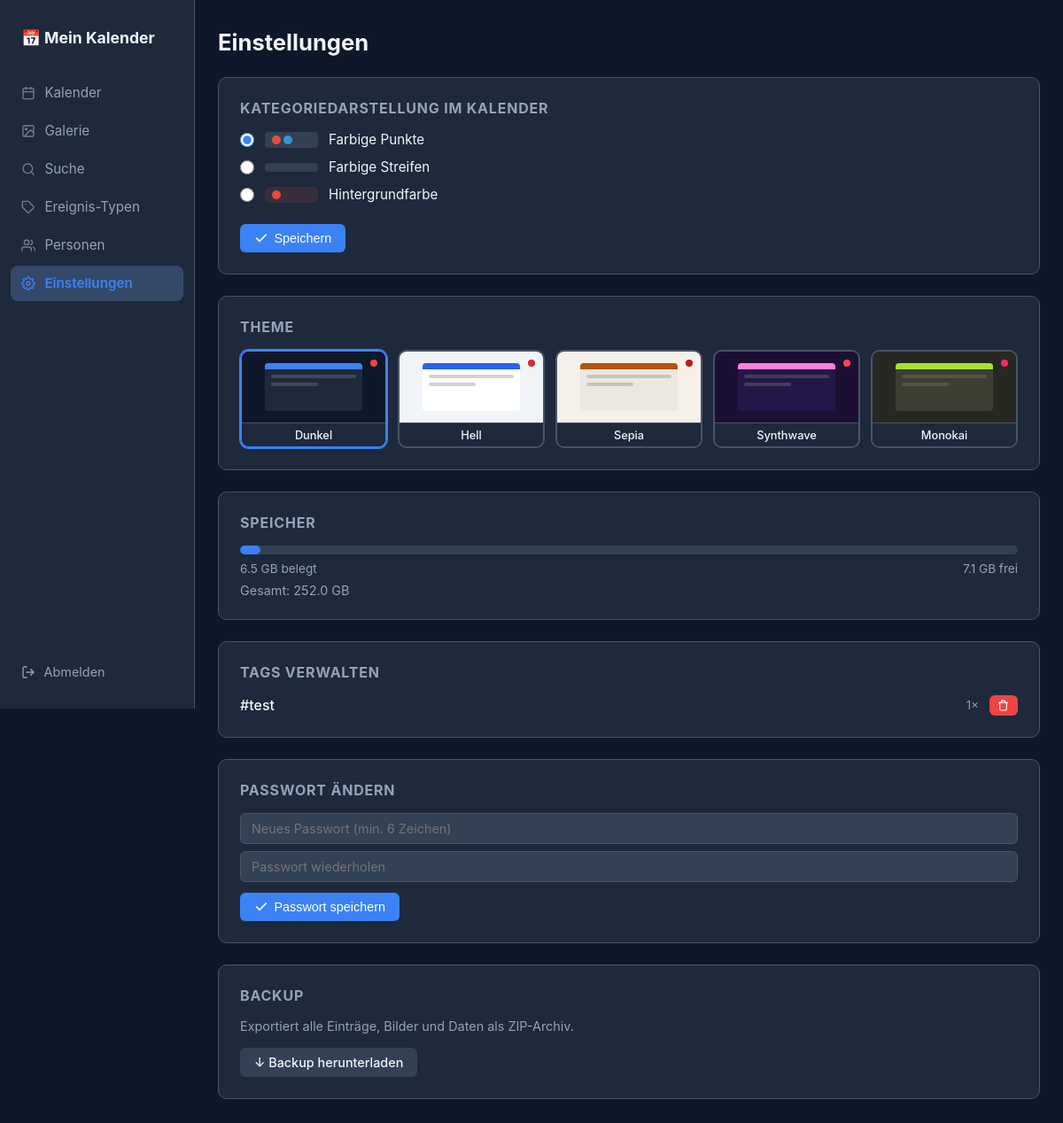
The app's page /einstellungen (signed in) with its own data.
### tables this page shows
CREATE TABLE einstellungen (
            schluessel TEXT PRIMARY KEY,
            wert TEXT NOT NULL
        );

CREATE TABLE bild_tags (
            id INTEGER PRIMARY KEY AUTOINCREMENT,
            bild_id INTEGER REFERENCES bilder(id) ON DELETE CASCADE,
            tag TEXT NOT NULL
        );

### app.py (the view, shortened to what this page needs)
@app.route('/einstellungen', methods=['GET', 'POST'])
@login_required
def einstellungen():
    conn = get_db()
    darstellung = conn.execute(
        "SELECT wert FROM einstellungen WHERE schluessel='darstellung'"
    ).fetchone()['wert']
    row_theme = conn.execute(
        "SELECT wert FROM einstellungen WHERE schluessel='farbe_theme'"
    ).fetchone()
    aktiver_theme = row_theme['wert'] if row_theme else 'standard'
    alle_tags = conn.execute(
        "SELECT tag, COUNT(*) as anzahl FROM bild_tags GROUP BY tag ORDER BY tag"
    ).fetchall()
    conn.close()
    usage = shutil.disk_usage(app.config['UPLOAD_FOLDER'])
    speicher = {
        'gesamt': bytes_human(usage.total),
        'belegt': bytes_human(usage.used),
        'frei': bytes_human(usage.free),
        'prozent': round(usage.used / usage.total * 100, 1),
    }
    return render_template('einstellungen.html', darstellung=darstellung,
                           themes=THEMES, aktiver_theme=aktiver_theme,
                           speicher=speicher, alle_tags=alle_tags)

### app.py (called while the page is built)
@app.template_filter('hex_darken')
def hex_darken_filter(hex_color, factor=0.82):
    c = hex_color.lstrip('#')
    if len(c) != 6:
        return hex_color
    r, g, b = int(c[0:2], 16), int(c[2:4], 16), int(c[4:6], 16)
    return f'#{int(r*factor):02x}{int(g*factor):02x}{int(b*factor):02x}'

def bytes_human(b):
    for unit in ['B', 'KB', 'MB', 'GB', 'TB']:
        if b < 1024:
            return f"{b:.1f} {unit}"
        b /= 1024
    return f"{b:.1f} PB"

def get_db():
    conn = sqlite3.connect(DB_PATH)
    conn.row_factory = sqlite3.Row
    conn.execute("PRAGMA foreign_keys = ON")
    return conn

def login_required(f):
    @wraps(f)
    def decorated(*args, **kwargs):
        if not session.get('eingeloggt'):
            return redirect(url_for('login', next=request.path))
        return f(*args, **kwargs)
    return decorated

### templates/einstellungen.html (shortened to what this page needs)
{% extends "base.html" %}
{% block content %}
<div class="page-header">
    <h1>Einstellungen</h1>
</div>
<section class="card">
    <h2>Kategoriedarstellung im Kalender</h2>
    <form method="POST">
        <div class="radio-gruppe">
            <label class="radio-option">
                <input type="radio" name="darstellung" value="punkte" {% if darstellung == 'punkte' %}checked{% endif %}>
                <span class="radio-vorschau">
                    <span class="punkt" style="background:#e74c3c"></span>
                    <span class="punkt" style="background:#3498db"></span>
                </span>
                Farbige Punkte
            </label>
            <label class="radio-option">
                <input type="radio" name="darstellung" value="streifen" {% if darstellung == 'streifen' %}checked{% endif %}>
                <span class="radio-vorschau streifen-vorschau">
                </span>
                Farbige Streifen
            </label>
            <label class="radio-option">
                <input type="radio" name="darstellung" value="hintergrund" {% if darstellung == 'hintergrund' %}checked{% endif %}>
                <span class="radio-vorschau hintergrund-vorschau" style="background:#e74c3c22">
                    <span class="punkt" style="background:#e74c3c"></span>
                </span>
                Hintergrundfarbe
            </label>
        </div>
        <button type="submit" class="btn btn-primary"><svg width="16" height="16" viewBox="0 0 24 24" fill="none" stroke="currentColor" stroke-width="2.5" stroke-linecap="round" stroke-linejoin="round"><polyline points="20 6 9 17 4 12"/></svg> Speichern</button>
    </form>
</section>
<section class="card">
    <h2>Theme</h2>
    <form method="POST" id="theme-form">
        <div class="theme-picker-grid">
            {% for name, t in themes.items() %}
            <label class="theme-card {% if aktiver_theme == name %}aktiv{% endif %}">
                <div class="theme-mini" style="background:{{ t.farbe_bg }}">
                    <div class="theme-mini-card" style="background:{{ t.farbe_surface }}">
                        <div class="theme-mini-accent" style="background:{{ t.farbe_akzent }}"></div>
                        <div class="theme-mini-lines">
                            <div></div>
                            <div></div>
                        </div>
                    </div>
                    <span class="theme-mini-dot" style="background:{{ t.farbe_danger }}"></span>
                </div>
                <span class="theme-card-name">{{ t.label }}</span>
            </label>
            {% endfor %}
        </div>
    </form>
</section>
<section class="card">
    <h2>Speicher</h2>
    <div class="speicher-balken-wrapper">
        <div class="speicher-balken" style="width: {{ speicher.prozent }}%"></div>
    </div>
    <div class="speicher-details">
        <span>{{ speicher.belegt }} belegt</span>
        <span>{{ speicher.frei }} frei</span>
    </div>
    <p class="hint" style="margin-top:0.5rem">Gesamt: {{ speicher.gesamt }}</p>
</section>
<section class="card">
    <h2>Tags verwalten</h2>
    {% if alle_tags %}
    <ul class="kategorie-liste">
        {% for t in alle_tags %}
        <li class="kategorie-item">
            <span style="flex:1;font-weight:500">#{{ t.tag }}</span>
            <span class="hint" style="font-size:0.82rem">{{ t.anzahl }}×</span>
            <form method="POST" action="{{ url_for('tag_loeschen', tag=t.tag) }}"
                  onsubmit="return confirm('Tag «{{ t.tag }}» von allen {{ t.anzahl }} Bild{{ 'ern' if t.anzahl != 1 else '' }} entfernen?')">
                <button type="submit" class="btn btn-sm btn-danger" title="Tag löschen">
                    <svg width="13" height="13" viewBox="0 0 24 24" fill="none" stroke="currentColor" stroke-width="2" stroke-linecap="round" stroke-linejoin="round"><polyline points="3 6 5 6 21 6"/><path d="M19 6v14a2 2 0 0 1-2 2H7a2 2 0 0 1-2-2V6m3 0V4a2 2 0 0 1 2-2h4a2 2 0 0 1 2 2v2"/></svg>
                </button>
            </form>
        </li>
        {% endfor %}
    </ul>
    {% else %}
    <p class="hint">Noch keine Tags vorhanden.</p>
    {% endif %}
</section>
<section class="card">
    <h2>Passwort ändern</h2>
    <form method="POST" action="{{ url_for('passwort_einrichten') }}">
        <div style="display:flex;flex-direction:column;gap:0.5rem;margin-bottom:0.75rem">
            <input type="password" name="passwort" class="input" placeholder="Neues Passwort (min. 6 Zeichen)" autocomplete="new-password">
            <input type="password" name="passwort2" class="input" placeholder="Passwort wiederholen" autocomplete="new-password">
        </div>
        <button type="submit" class="btn btn-primary">
            <svg width="16" height="16" viewBox="0 0 24 24" fill="none" stroke="currentColor" stroke-width="2.5" stroke-linecap="round" stroke-linejoin="round"><polyline points="20 6 9 17 4 12"/></svg>
            Passwort speichern
        </button>
    </form>
</section>
<section class="card">
    <h2>Backup</h2>
    <p class="hint" style="margin-bottom:1rem">Exportiert alle Einträge, Bilder und Daten als ZIP-Archiv.</p>
    <a href="{{ url_for('export') }}" class="btn btn-ghost">↓ Backup herunterladen</a>
</section>
{% endblock %}

### static/css/style.css (style rules this page uses)
*, *::before, *::after { box-sizing: border-box; margin: 0; padding: 0; }
:root { --bg: #0f172a; --surface: #1e293b; --surface2: #334155; --border: #475569; --text: #f1f5f9; --text-muted: #94a3b8; --accent: #3b82f6; --accent-hover: #2563eb; --danger: #ef4444; --success: #22c55e; --radius: 10px; }
body { font-family: -apple-system, BlinkMacSystemFont, 'Segoe UI', sans-serif; background: var(--bg); color: var(--text); min-height: 100vh; display: flex; align-items: flex-start; }
.page-header { display: flex; align-items: center; gap: 1rem; margin-bottom: 1.5rem; }
.page-header h1 { font-size: 1.6rem; }
.card { background: var(--surface); border: 1px solid var(--border); border-radius: var(--radius); padding: 1.5rem; margin-bottom: 1.5rem; }
.card h2 { font-size: 1rem; color: var(--text-muted); margin-bottom: 1rem; text-transform: uppercase; letter-spacing: 0.05em; }
.btn { display: inline-flex; align-items: center; gap: 0.4rem; padding: 0.5rem 1rem; border-radius: 6px; border: none; cursor: pointer; font-size: 0.9rem; font-weight: 500; text-decoration: none; transition: background 0.2s, opacity 0.2s; }
.btn-primary { background: var(--accent); color: #fff; }
.btn-ghost { background: var(--surface2); color: var(--text); }
.btn-danger { background: var(--danger); color: #fff; }
.btn-sm { padding: 0.3rem 0.6rem; font-size: 0.8rem; }
.input, textarea, select { background: var(--surface2); border: 1px solid var(--border); border-radius: 6px; color: var(--text); padding: 0.5rem 0.75rem; font-size: 0.9rem; font-family: inherit; width: 100%; outline: none; transition: border-color 0.2s; }
.punkt { display: inline-block; width: 10px; height: 10px; border-radius: 50%; }
.theme-picker-grid { display: grid; grid-template-columns: repeat(5, 1fr); gap: 0.75rem; }
.theme-card { cursor: pointer; border-radius: var(--radius); border: 2px solid var(--border); overflow: hidden; transition: border-color 0.15s, transform 0.1s, box-shadow 0.15s; user-select: none; display: block; }
.theme-card.aktiv { border-color: var(--accent); box-shadow: 0 0 0 1px var(--accent); }
.theme-mini { height: 80px; display: flex; align-items: center; justify-content: center; position: relative; padding: 10px; }
.theme-mini-card { width: 78%; height: 54px; border-radius: 4px; overflow: hidden; display: flex; flex-direction: column; }
.theme-mini-accent { height: 7px; }
.theme-mini-lines { flex: 1; padding: 6px 7px; display: flex; flex-direction: column; gap: 5px; }
.theme-mini-lines > div { height: 4px; border-radius: 2px; background: rgba(128,128,128,0.35); }
.theme-mini-lines > div:last-child { width: 55%; }
.theme-mini-dot { position: absolute; top: 9px; right: 9px; width: 8px; height: 8px; border-radius: 50%; }
.theme-card-name { display: block; text-align: center; padding: 0.35rem 0.4rem; font-size: 0.8rem; font-weight: 500; background: var(--surface); border-top: 1px solid var(--border); color: var(--text); }
.speicher-balken-wrapper { height: 10px; background: var(--surface2); border-radius: 999px; overflow: hidden; margin-bottom: 0.5rem; }
.speicher-balken { height: 100%; background: var(--accent); border-radius: 999px; transition: width 0.3s; }
.speicher-details { display: flex; justify-content: space-between; font-size: 0.85rem; color: var(--text-muted); }
.kategorie-liste { list-style: none; display: flex; flex-direction: column; gap: 0.75rem; }
.kategorie-item { display: flex; align-items: center; gap: 0.75rem; flex-wrap: wrap; }
.radio-gruppe { display: flex; flex-direction: column; gap: 0.75rem; margin-bottom: 1.5rem; }
.radio-option { display: flex; align-items: center; gap: 0.75rem; cursor: pointer; font-size: 0.95rem; }
.radio-option input[type=radio] { accent-color: var(--accent); width: 16px; height: 16px; }
.radio-vorschau { display: inline-flex; align-items: center; gap: 3px; background: var(--surface2); border-radius: 4px; padding: 4px 8px; min-width: 60px; }
.streifen-vorschau { flex-direction: column; gap: 2px; }
.hintergrund-vorschau { border-radius: 6px; }
.hint { color: var(--text-muted); font-size: 0.9rem; }

### records on screen
einstellungen: wert "☑ Farbige Punkte", wert "☐ Farbige Streifen", wert "☐ Hintergrundfarbe"
bild_tags: tag "test", anzahl "1"

### other values on screen
{{ t.label }} "Dunkel" "Hell" "Sepia" "Synthwave" "Monokai"
{{ speicher.belegt }} "6.5 GB"
{{ speicher.frei }} "7.1 GB"
{{ speicher.gesamt }} "252.0 GB"
